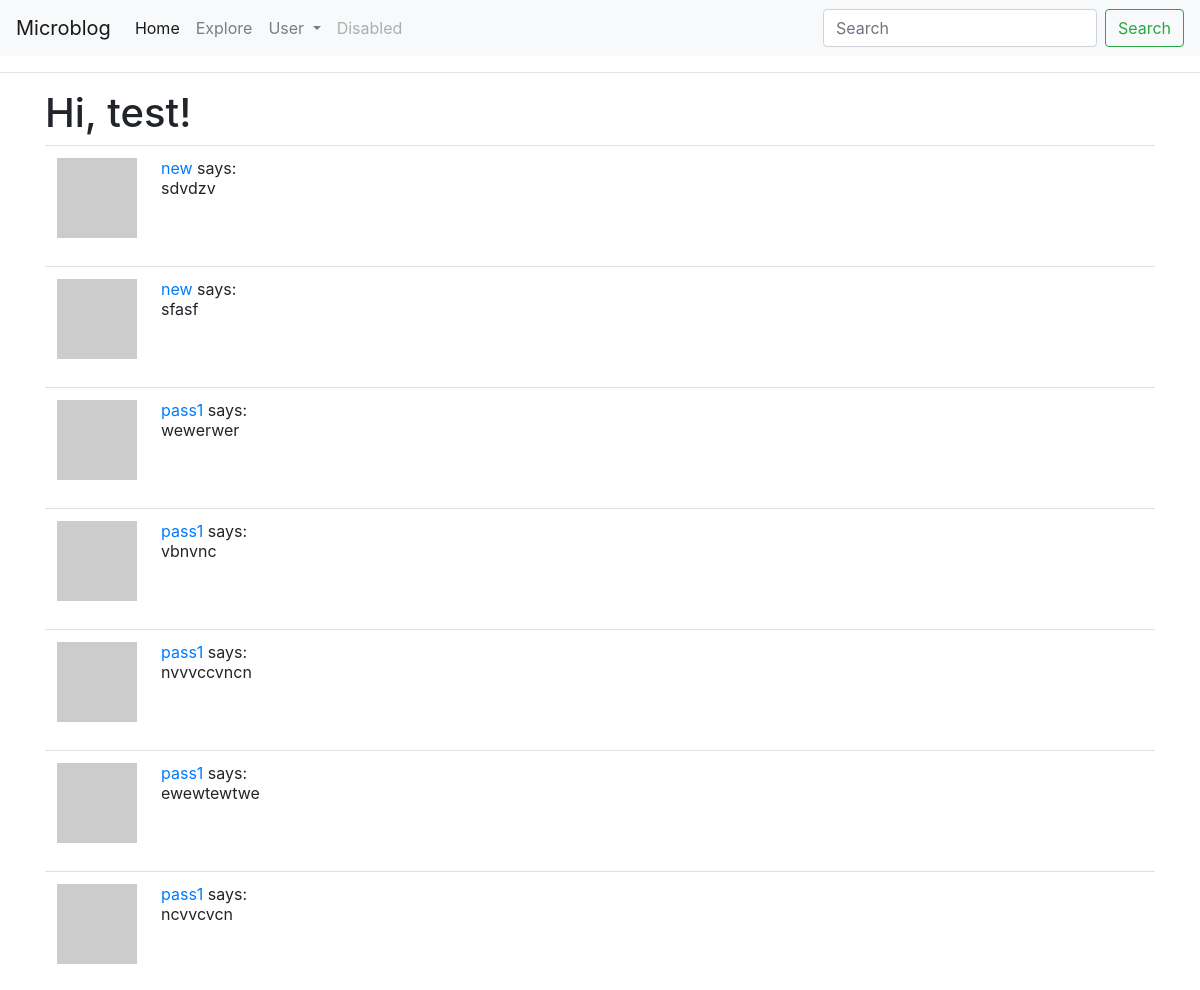
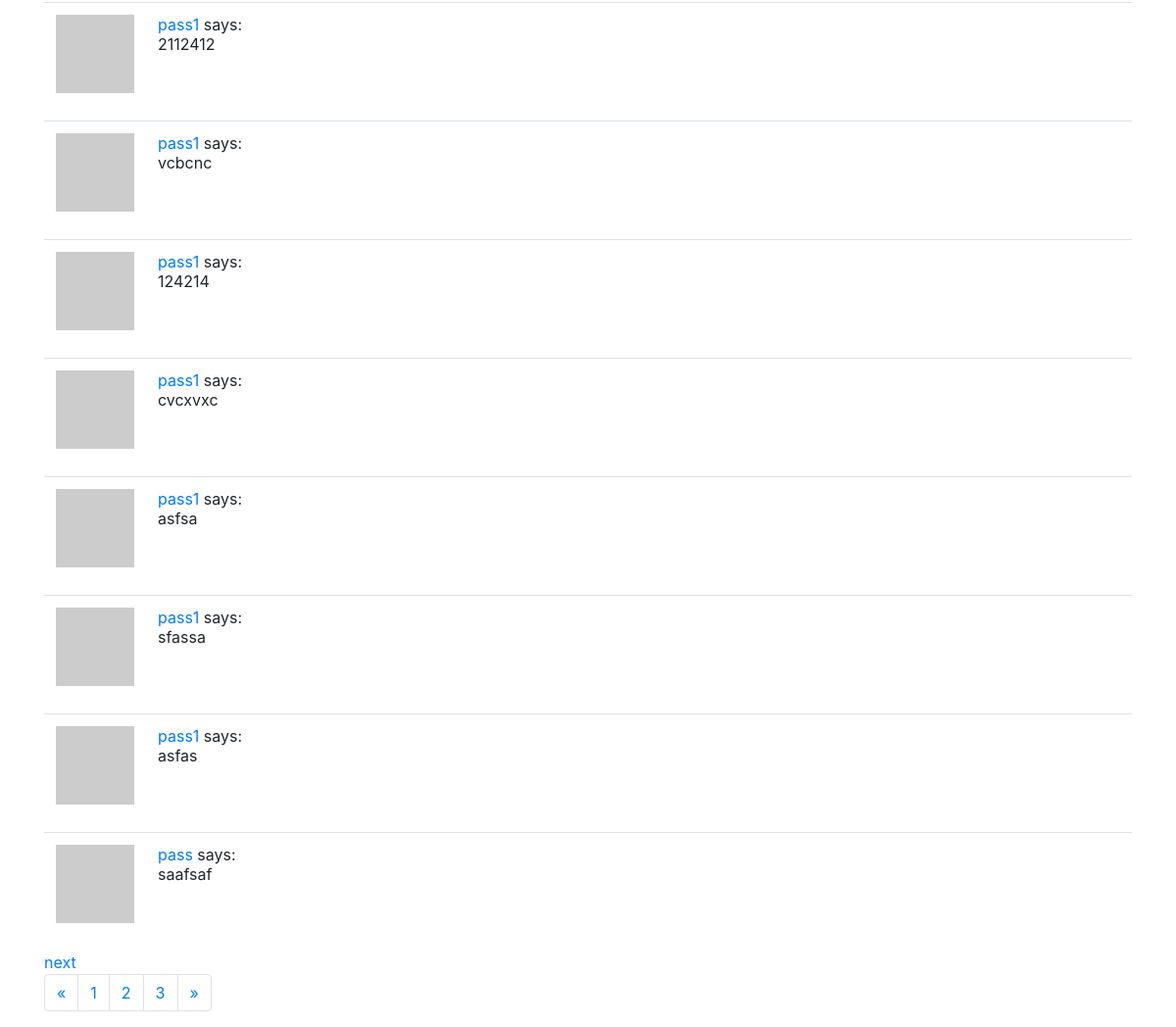
Page /explore (signed in) on the committed database (2 pictures, top to bottom).
### app/models.py (models this page shows, shortened)
class User(UserMixin, db.Model):
    id = db.Column(db.Integer, primary_key=True)
    username = db.Column(db.String(64), index=True, unique=True)
    email = db.Column(db.String(120), index=True, unique=True)
    password_hash = db.Column(db.String(128))
    about_me = db.Column(db.String(140))
    last_seen = db.Column(db.DateTime, default=datetime.utcnow)
    posts = db.relationship("Post", backref="author", lazy="dynamic")
    followed = db.relationship(
        'User', secondary=followers,
        primaryjoin=(followers.c.follower_id == id),
        secondaryjoin=(followers.c.followed_id == id),
        backref=db.backref('followers', lazy='dynamic'), lazy='dynamic')
    def avatar(self, size):
        digest = md5(self.email.lower().encode('utf-8')).hexdigest()
        return "https://www.gravatar.com/avatar/{}?d=identicon&s={}".format(digest, size)

class Post(db.Model):
    id = db.Column(db.Integer, primary_key=True)
    body = db.Column(db.String(140))
    timestamp = db.Column(db.DateTime, index=True, default = datetime.utcnow)
    user_id = db.Column(db.Integer, db.ForeignKey("user.id"))

### app/routes.py (the view)
@app.route('/explore')
@login_required
def explore():
    page = request.args.get('page', 1, type=int)
    posts = Post.query.order_by(Post.timestamp.desc()).paginate(
        page, app.config['POSTS_PER_PAGE'], False)
    next_url = url_for("explore", page=posts.next_num) if posts.has_next else None
    prev_url = url_for("explore", page=posts.prev_num) if posts.has_prev else None
    return render_template('index.html', title='Home',
                           posts=posts.items, next_url=next_url, prev_url=prev_url)

### app/models.py (called while the page is built)
@login.user_loader
def load_user(id):
    return User.query.get(int(id))

### app/routes.py (called while the page is built)
@app.before_request
def before_request():
    if current_user.is_authenticated:
        current_user.last_seen = datetime.utcnow()
        db.session.commit()

### app/templates/index.html (shortened to what this page needs)
{% extends "base.html" %}
{% block content %}
    <h1>Hi, {{ current_user.username }}!</h1>
    {% for post in posts %}
        {% include "_post.html" %}
    {% endfor %}
    {% if next_url %}
        <a href={{next_url}}>next</a>
    {% endif %}
    <ul class="pagination">
        <li class="page-item">
            <a class="page-link" href="#" aria-label="Previous">
            <span aria-hidden="true">&laquo;</span>
            </a>
        </li>
        <li class="page-item"><a class="page-link" href="#">1</a></li>
        <li class="page-item"><a class="page-link" href="#">2</a></li>
        <li class="page-item"><a class="page-link" href="#">3</a></li>
        <li class="page-item">
            <a class="page-link" href="#" aria-label="Next">
            <span aria-hidden="true">&raquo;</span>
            </a>
        </li>
        </ul>
{% endblock %}

### app/templates/_post.html
<table class="table table-hover">
        <tr>
            <td width="70px">
                <a href="{{ url_for('user', username=post.author.username) }}">
                    <img src="{{ post.author.avatar(70) }}" />
                </a>
            </td>
            <td>
                <a href="{{ url_for('user', username=post.author.username) }}">
                    {{ post.author.username }}
                </a>
                says:
                <br>
                {{ post.body }}
            </td>
        </tr>
    </table>

### rows in the picture
User: username "test"
Post: author.username "new", body "sdvdzv"
Post: author.username "new", body "sfasf"
Post: author.username "pass1", body "wewerwer"
Post: author.username "pass1", body "vbnvnc"
Post: author.username "pass1", body "nvvvccvncn"
Post: author.username "pass1", body "ewewtewtwe"
Post: author.username "pass1", body "ncvvcvcn"
Post: author.username "pass1", body "2112412"
Post: author.username "pass1", body "vcbcnc"
Post: author.username "pass1", body "124214"
Post: author.username "pass1", body "cvcxvxc"
Post: author.username "pass1", body "asfsa"
Post: author.username "pass1", body "sfassa"
Post: author.username "pass1", body "asfas"
Post: author.username "pass", body "saafsaf"
